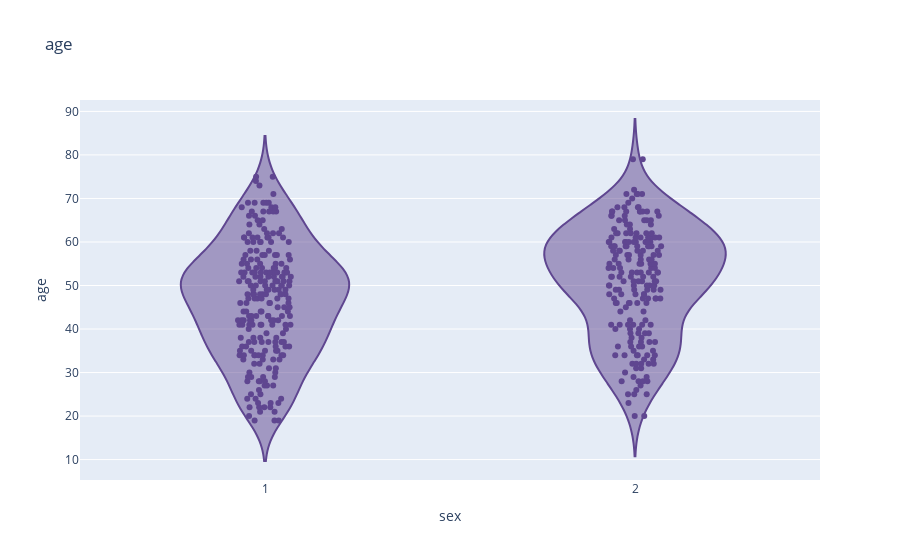
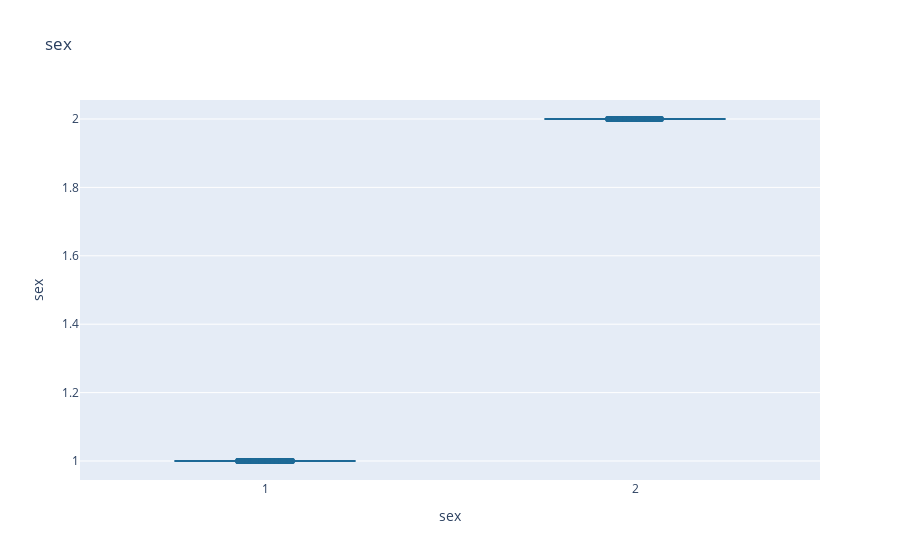
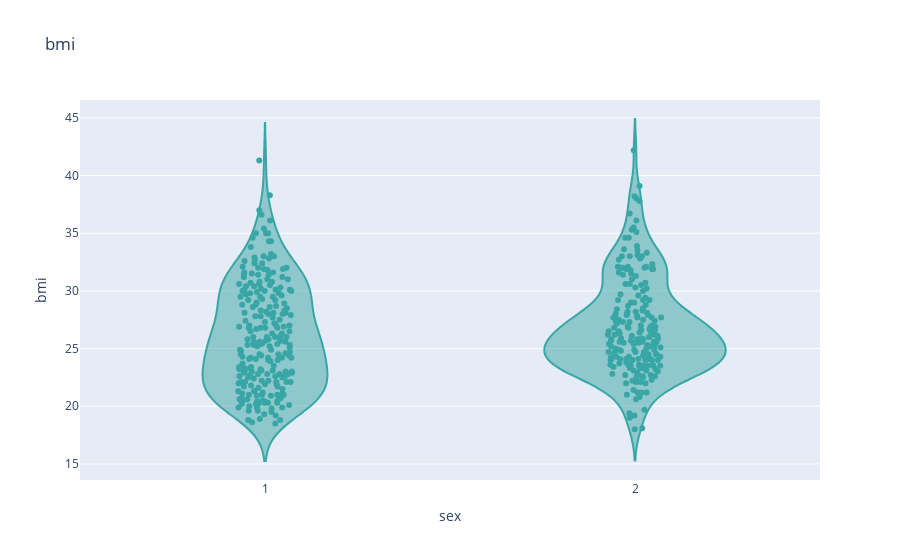
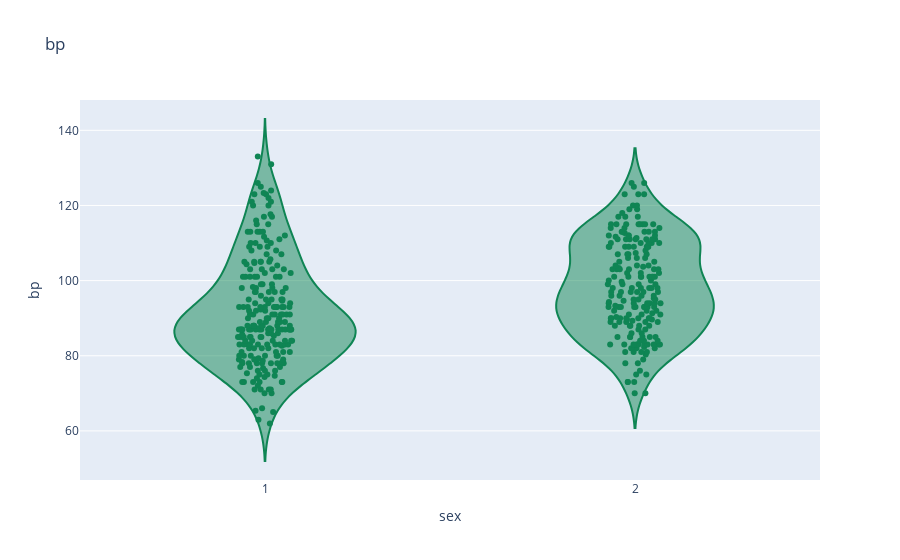

These figures' notebook cell, in order:
### Code cell
#this loop goes through all features and display a violin plot for each numeric feature

for i, col in enumerate(numeric_features):
  violin_plot = go.Figure()
  violin_plot.add_trace(go.Violin(x=demo_dataset['sex'],
                           y=demo_dataset[col],
                           line_color=px.colors.qualitative.Prism[i], #that's the colorcode for the line
                           name=col,
                           points='all', #option to show all points
                           pointpos=0))
  
  violin_plot.update_layout(violinmode='group', 
                            title_text=col, 
                            xaxis_title='sex', 
                            yaxis_title=col)
  violin_plot.show()

### Figure 1 — Plotly figure (JSON) as saved in the notebook; plotly's stock layout.template omitted (floating-point values rounded to 4 significant figures; data arrays with more than 128 entries replaced by an {"elided": "..."} marker saying what was removed)
{"data": [{"line": {"color": "rgb(95, 70, 144)"}, "name": "age", "pointpos": 0, "points": "all", "type": "violin", "x": {"elided": "442 int values"}, "y": {"elided": "442 int values"}}], "layout": {"title": {"text": "age"}, "violinmode": "group", "xaxis": {"title": {"text": "sex"}}, "yaxis": {"title": {"text": "age"}}}}

### Figure 2 — Plotly figure (JSON) as saved in the notebook; plotly's stock layout.template omitted (floating-point values rounded to 4 significant figures; data arrays with more than 128 entries replaced by an {"elided": "..."} marker saying what was removed)
{"data": [{"line": {"color": "rgb(29, 105, 150)"}, "name": "sex", "pointpos": 0, "points": "all", "type": "violin", "x": {"elided": "442 int values"}, "y": {"elided": "442 int values"}}], "layout": {"title": {"text": "sex"}, "violinmode": "group", "xaxis": {"title": {"text": "sex"}}, "yaxis": {"title": {"text": "sex"}}}}

### Figure 3 — Plotly figure (JSON) as saved in the notebook; plotly's stock layout.template omitted (floating-point values rounded to 4 significant figures; data arrays with more than 128 entries replaced by an {"elided": "..."} marker saying what was removed)
{"data": [{"line": {"color": "rgb(56, 166, 165)"}, "name": "bmi", "pointpos": 0, "points": "all", "type": "violin", "x": {"elided": "442 int values"}, "y": {"elided": "442 float values"}}], "layout": {"title": {"text": "bmi"}, "violinmode": "group", "xaxis": {"title": {"text": "sex"}}, "yaxis": {"title": {"text": "bmi"}}}}

### Figure 4 — Plotly figure (JSON) as saved in the notebook; plotly's stock layout.template omitted (floating-point values rounded to 4 significant figures; data arrays with more than 128 entries replaced by an {"elided": "..."} marker saying what was removed)
{"data": [{"line": {"color": "rgb(15, 133, 84)"}, "name": "bp", "pointpos": 0, "points": "all", "type": "violin", "x": {"elided": "442 int values"}, "y": {"elided": "442 float values"}}], "layout": {"title": {"text": "bp"}, "violinmode": "group", "xaxis": {"title": {"text": "sex"}}, "yaxis": {"title": {"text": "bp"}}}}
